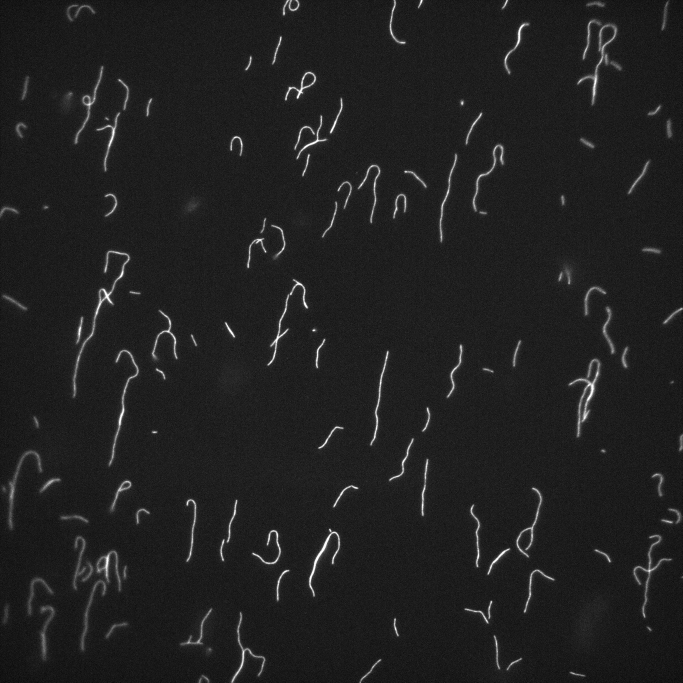
#> input picture sample_video1_gray_0100.jpg, 2048 x 2048 px, found by its file name (shown at 1/3 size)
$ python perspective.py
#> lines starting #> are read from the running program, lines starting #| are printed output that depends on the picture
import cv2
import numpy as np

img=cv2.imread('../../sample/frame/sample_video1_gray_0100.jpg')
#> img is the input picture: shape (2048, 2048, 3); min 0, max 255, mean 32.8

height,width,channels=img.shape[:3]
#> height = 2048; width = 2048; channels = 3

source_poitns=np.array([[0,0],[0,height],[width,height],[width,0]],dtype=np.float32)
target_poitns=np.array([[200,0],[0,600],[600,600],[400,0]],dtype=np.float32)

M = cv2.getPerspectiveTransform(source_poitns,target_poitns)

persective_image=cv2.warpPerspective(img,M,(width,height))
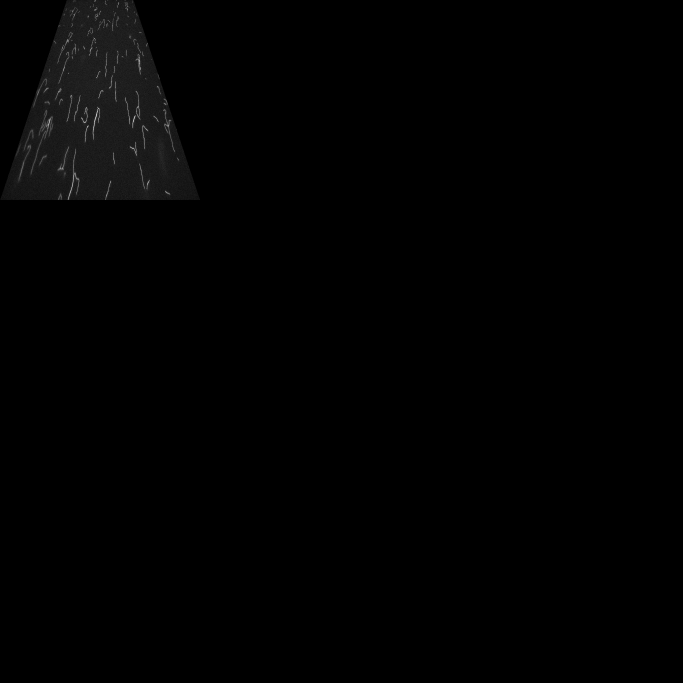
#> persective_image: shape (2048, 2048, 3) (shown at 1/3 size); min 0, max 255, mean 1.8

cv2.imshow("sample",persective_image)

k=cv2.waitKey()
#> (key q is pressed here)
if k== ord('q'):
    cv2.destroyAllWindows
elif k==ord('s'):
    cv2.imwrite('../../sample/frame/ImageSpective.jpg',persective_image)
